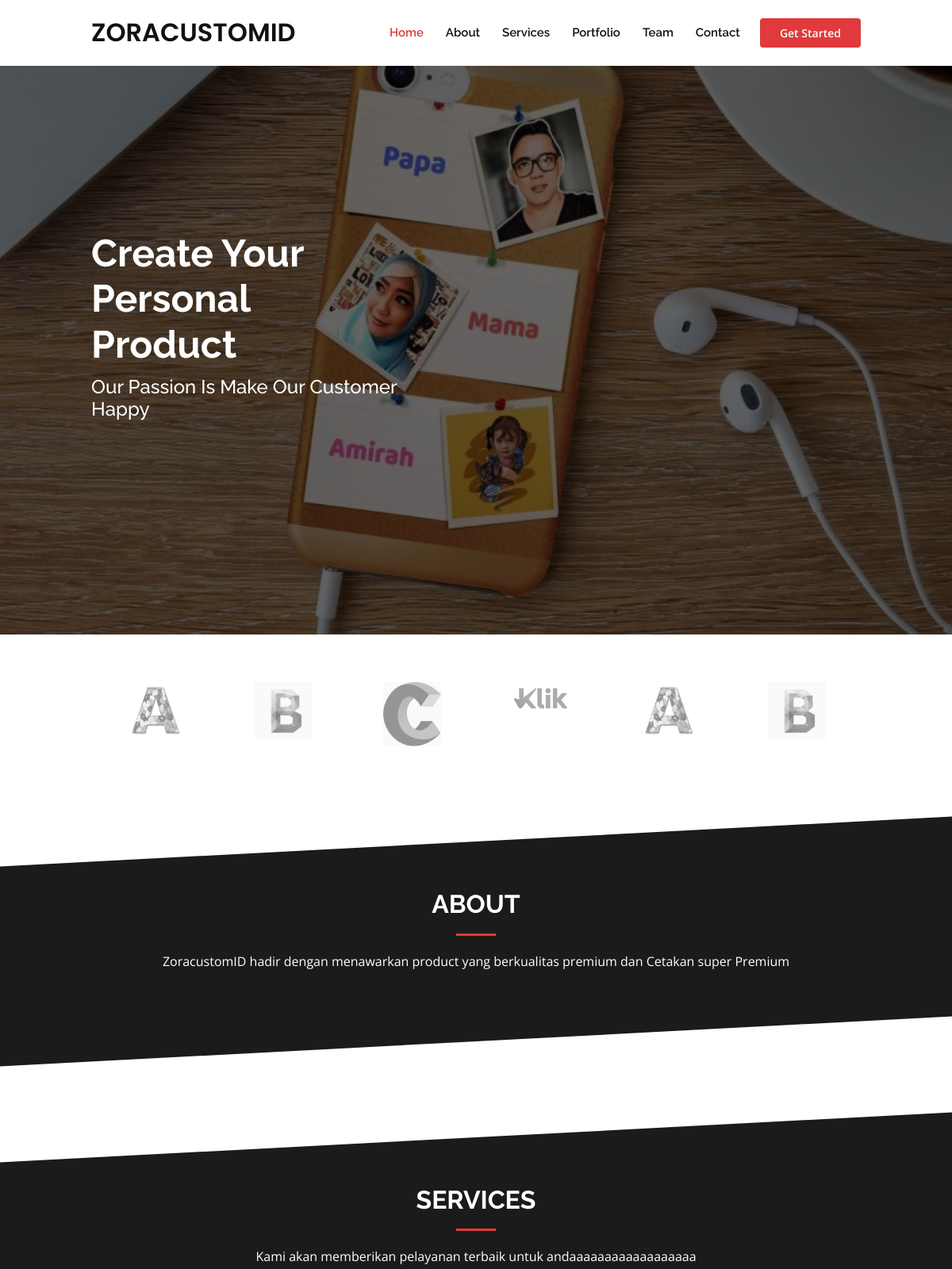
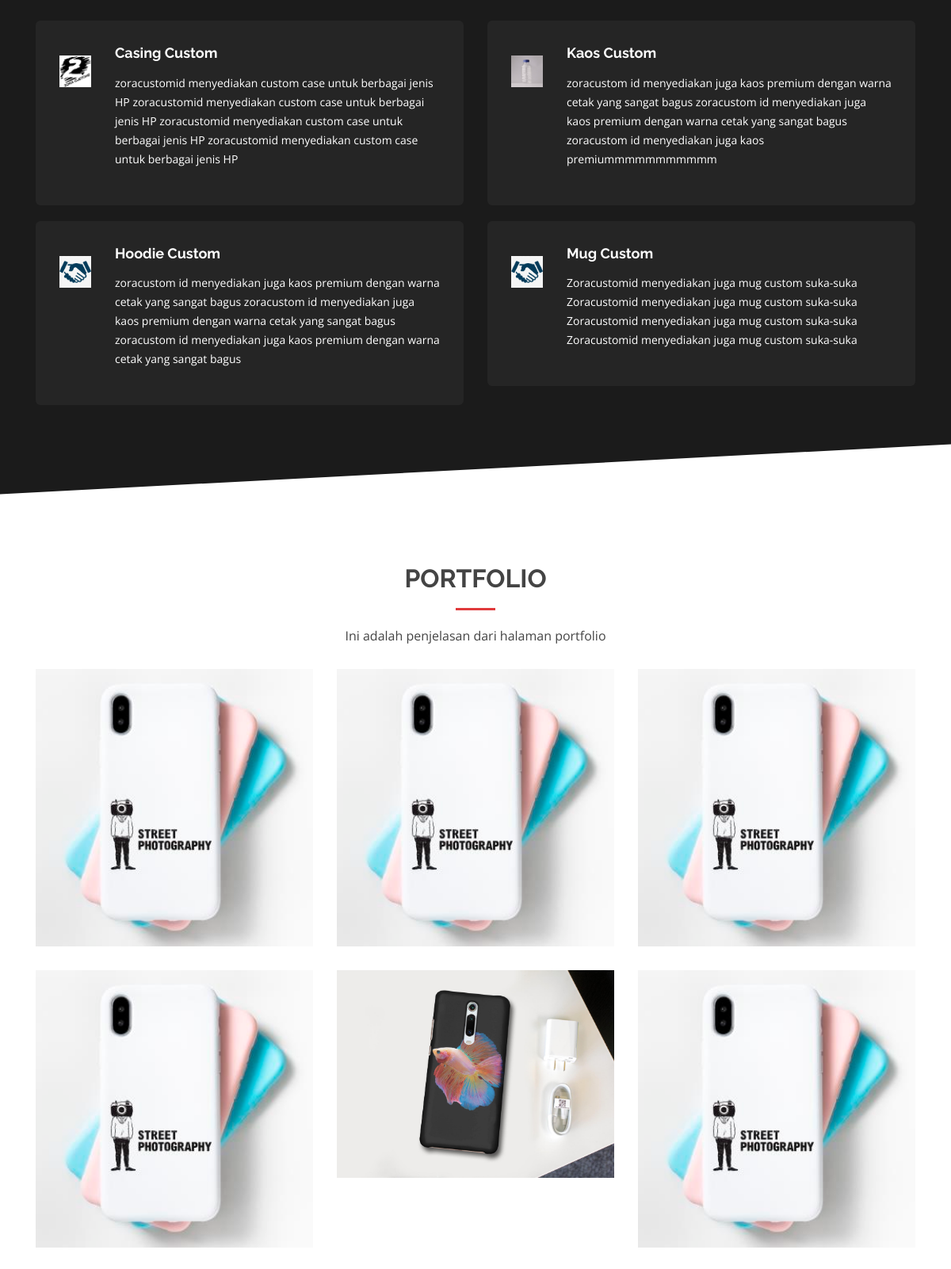
The page / (upper part) on the database its author committed (2 pictures, top to bottom).
### tables this page shows
CREATE TABLE `tbl_companyinfo` (
  `id` int(11) NOT NULL,
  `companyname` varchar(75) NOT NULL,
  `tagline` varchar(125) NOT NULL,
  `subtagline` varchar(225) NOT NULL,
  `twitter` varchar(225) NOT NULL,
  `facebook` varchar(225) NOT NULL,
  `instagram` varchar(225) NOT NULL,
  `linkedin` varchar(225) NOT NULL,
  `banner` varchar(225) DEFAULT NULL,
  `icon` varchar(150) DEFAULT NULL
);

CREATE TABLE `tbl_client` (
  `id` int(11) NOT NULL,
  `nama` varchar(100) DEFAULT NULL,
  `image` varchar(225) DEFAULT NULL
);

CREATE TABLE `tbl_menuutama` (
  `id` int(11) NOT NULL,
  `kategori` varchar(100) DEFAULT NULL,
  `deskripsi` text
);

CREATE TABLE `tbl_services` (
  `id` int(11) NOT NULL,
  `nama` varchar(225) DEFAULT NULL,
  `detail` text,
  `image` varchar(225) DEFAULT NULL
);

CREATE TABLE `tbl_portfolio` (
  `id` int(11) NOT NULL,
  `kategori` varchar(100) DEFAULT NULL,
  `nama` varchar(225) DEFAULT NULL,
  `image` varchar(225) DEFAULT NULL
);

### application/controllers/Home.php (called while the page is built, shortened)
<?php
class home extends CI_Controller {
	public function index()
	{
			$data['companyInfo'] = $this->db->get('tbl_companyinfo')->row_array();
			$data['aboutDesc'] = $this->db->get_where('tbl_menuutama', ['kategori' =>'About' ])->row_array();
			$data['servicesDesc'] = $this->db->get_where('tbl_menuutama', ['kategori' =>'Services' ])->row_array();
			$data['portfolioDesc'] = $this->db->get_where('tbl_menuutama', ['kategori' =>'Portfolio' ])->row_array();
			$data['testimonialDesc'] = $this->db->get_where('tbl_menuutama', ['kategori' =>'Testimonial' ])->row_array();
			$data['teamDesc'] = $this->db->get_where('tbl_menuutama', ['kategori' =>'Team' ])->row_array();
			$data['contactDesc'] = $this->db->get_where('tbl_menuutama', ['kategori' =>'Contact' ])->row_array();
			$data['ask'] = $this->db->get('tbl_ask')->result_array();
			$data['testimoni'] = $this->db->get('tbl_testimoni')->result_array();
			$data['services'] = $this->db->get('tbl_services')->result_array();
			$data['portfolio'] = $this->db->get('tbl_portfolio')->result_array();
			$data['ourteam'] = $this->db->get('tbl_team')->result_array();
			$data['email'] = $this->db->get_where('tbl_kontak', ['kategori' =>'email' ])->result_array();
			$data['nomor'] = $this->db->get_where('tbl_kontak', ['kategori' =>'nomor' ])->result_array();
			$data['alamat'] = $this->db->get_where('tbl_kontak', ['kategori' =>'alamat' ])->result_array();
			$data['client'] = $this->db->get('tbl_client')->result_array();
			$this->load->view('template/header', $data);
			$this->load->view('home/index', $data);
			$this->load->view('template/footer', $data);
	}
}

### index.php (called while the page is built, shortened)
<?php
require_once BASEPATH.'core/CodeIgniter.php';

### application/views/home/index.php (the view, shortened to what this page needs)
<section id="hero" style="background-image: url('assets/img/<?= $companyInfo['banner']; ?>');" class="d-flex align-items-center">
  <div class="container-fluid" data-aos="zoom-out" data-aos-delay="100">
    <div class="row justify-content-center">
      <div class="col-xl-10">
        <div class="row">
          <div class="col-xl-5">
            <h1><?= $companyInfo['tagline']; ?></h1>
            <h2><?= $companyInfo['subtagline']; ?></h2>
          </div>
        </div>
      </div>
    </div>
  </div>
</section>
<main id="main">
  <section id="clients" class="clients">
    <div class="container-fluid" data-aos="zoom-in">
      <div class="row justify-content-center">
        <div class="col-xl-10">
          <div class="owl-carousel clients-carousel">
            <?php
            foreach ($client as $client) :
             ?>
            <img src="assets/img/clients/<?= $client['image']; ?>" alt="<?= $client['nama']; ?>">
            <?php endforeach; ?>
          </div>
        </div>
      </div>
    </div>
  </section>
  <section id="about" class="about section-bg">
    <div class="container" data-aos="fade-up">
      <div class="section-title">
        <h2>About</h2>
        <p><?= $aboutDesc['deskripsi']; ?></p>
      </div>
    </div>
  </section>
  <section id="services" class="services section-bg ">
    <div class="container" data-aos="fade-up">
      <div class="section-title">
        <h2>Services</h2>
        <p><?= $servicesDesc['deskripsi']; ?></p>
      </div>
      <div class="row">
        <?php
        $animasi = 100;
        foreach ($services as $service) :
        ?>
        <div class="col-md-6">
          <div class="icon-box" data-aos="fade-up" data-aos-delay="<?= $animasi; ?>">
            <i><img src="./assets/img/services/<?= $service['image']; ?>" width="40px" height="40px"></i>
            <h4><a href="#"><?= $service['nama']; ?></a></h4>
            <p><?= $service['detail']; ?></p>
          </div>
        </div>
        <?php $animasi = $animasi + 100; ?>
        <?php endforeach; ?>
    </div>
  </section>
  <section id="portfolio" class="portfolio">
    <div class="container" data-aos="fade-up">
      <div class="section-title">
        <h2>Portfolio</h2>
        <p><?= $portfolioDesc['deskripsi']; ?></p>
      </div>
      <div class="row portfolio-container" data-aos="fade-up" data-aos-delay="200">
        <?php
        foreach ($portfolio as $port) :
         ?>
        <div class="col-lg-4 col-md-6 portfolio-item filter-app">
          <div class="portfolio-wrap">
            <img src="assets/img/portfolio/<?= $port['image']; ?>" class="img-fluid" width="400px" height="400px" alt="<?= $port['nama']; ?>">
          </div>
        </div>
      <?php endforeach;  ?>
      </div>
    </div>
  </section>
</main>

### application/views/template/header.php (shortened to what this page needs)
<!DOCTYPE html>
<html lang="en">
<head>
  <link href="assets/vendor/bootstrap/css/bootstrap.min.css" rel="stylesheet">
  <link href="assets/vendor/icofont/icofont.min.css" rel="stylesheet">
  <link href="assets/vendor/boxicons/css/boxicons.min.css" rel="stylesheet">
  <link href="assets/vendor/owl.carousel/assets/owl.carousel.min.css" rel="stylesheet">
  <link href="assets/vendor/remixicon/remixicon.css" rel="stylesheet">
  <link href="assets/vendor/venobox/venobox.css" rel="stylesheet">
  <link href="assets/vendor/aos/aos.css" rel="stylesheet">
  <link href="assets/css/style.css" rel="stylesheet">
</head>
<body>
  <header id="header" class="fixed-top">
    <div class="container-fluid">
      <div class="row justify-content-center">
        <div class="col-xl-10 d-flex align-items-center">
          <h1 class="logo mr-auto"><a href="index.html"><?= $companyInfo['companyname']; ?></a></h1>
          <nav class="nav-menu d-none d-lg-block">
            <ul>
              <li class="active"><a href="#header">Home</a></li>
              <li><a href="#about">About</a></li>
              <li><a href="#services">Services</a></li>
              <li><a href="#portfolio">Portfolio</a></li>
              <li><a href="#team">Team</a></li>
              <li><a href="#contact">Contact</a></li>
            </ul>
          </nav>
          <a href="#about" class="get-started-btn scrollto">Get Started</a>
        </div>
      </div>
    </div>
  </header>

### application/views/template/footer.php (shortened to what this page needs)
</body>
</html>

### assets/css/style.css (style rules this page uses)
body { font-family: "Open Sans", sans-serif; color: #444444; }
a { color: #e03a3c; }
h1, h2, h3, h4, h5, h6 { font-family: "Raleway", sans-serif; }
#header { background: #fff; transition: all 0.5s; z-index: 997; padding: 20px 0; }
#header .logo { font-size: 32px; margin: 0; padding: 0; line-height: 1; font-weight: 600; font-family: "Poppins", sans-serif; }
#header .logo a { color: #111111; }
.nav-menu ul { margin: 0; padding: 0; list-style: none; }
.nav-menu > ul { display: flex; }
.nav-menu > ul > li { position: relative; white-space: nowrap; padding: 10px 0 10px 28px; }
.nav-menu a { display: block; position: relative; color: #111111; transition: 0.3s; font-size: 15px; font-weight: 600; font-family: "Raleway", sans-serif; }
.nav-menu a:hover, .nav-menu .active > a, .nav-menu li:hover > a { color: #e03a3c; }
.get-started-btn { margin-left: 25px; background: #e03a3c; color: #fff; border-radius: 4px; padding: 8px 25px; white-space: nowrap; transition: 0.3s; font-size: 14px; font-weight: 600; display: inline-block; }
.mobile-nav { position: fixed; top: 55px; right: 15px; bottom: 15px; left: 15px; z-index: 9999; overflow-y: auto; background: #fff; transition: ease-in-out 0.2s; opacity: 0; visibility: hidden; border-radius: 10px; padding: 10px 0; }
.mobile-nav * { margin: 0; padding: 0; list-style: none; }
.mobile-nav a { display: block; position: relative; color: #111111; padding: 10px 20px; font-weight: 500; outline: none; }
.mobile-nav a:hover, .mobile-nav .active > a, .mobile-nav li:hover > a { color: #e03a3c; text-decoration: none; }
#hero { width: 100%; height: 100vh; background-size: cover; position: relative; padding-top: 82px; }
#hero:before { content: ""; background: rgba(0, 0, 0, 0.6); position: absolute; bottom: 0; top: 0; left: 0; right: 0; }
#hero h1 { margin: 0; font-size: 48px; font-weight: 700; color: #fff; }
#hero h2 { color: #fff; margin: 10px 0 0 0; font-size: 24px; }
section { padding: 60px 0; overflow: hidden; position: relative; }
.section-title { text-align: center; padding-bottom: 30px; position: relative; }
.section-title h2 { font-size: 32px; font-weight: bold; text-transform: uppercase; margin-bottom: 20px; padding-bottom: 20px; position: relative; }
.section-title h2::after { content: ''; position: absolute; display: block; width: 50px; height: 3px; background: #e03a3c; bottom: 0; left: calc(50% - 25px); }
.section-title p { margin-bottom: 0; }
.section-bg { padding: 120px 0; color: #fff; }
.section-bg:before { content: ""; background: #1b1b1b; position: absolute; bottom: 60px; top: 60px; left: 0; right: 0; transform: skewY(-3deg); }
.clients .owl-item img { width: 60%; opacity: 0.5; transition: 0.3s; -webkit-filter: grayscale(100); filter: grayscale(100); }
.about .container { position: relative; z-index: 10; }
.services .icon-box { margin-bottom: 20px; padding: 30px; border-radius: 6px; background: #252525; transition: 0.3s; }
.services .icon-box i { float: left; color: #e03a3c; font-size: 40px; }
.services .icon-box h4 { margin-left: 70px; font-weight: 700; margin-bottom: 15px; font-size: 18px; }
.services .icon-box h4 a { color: #fff; transition: 0.3s; }
.services .icon-box p { margin-left: 70px; line-height: 24px; font-size: 14px; }
.portfolio .portfolio-item { margin-bottom: 30px; }
.portfolio .portfolio-wrap { transition: 0.3s; position: relative; overflow: hidden; z-index: 1; background: rgba(17, 17, 17, 0.6); }
.portfolio .portfolio-wrap::before { content: ""; background: rgba(17, 17, 17, 0.6); position: absolute; left: 0; right: 0; top: 0; bottom: 0; transition: all ease-in-out 0.3s; z-index: 2; opacity: 0; }
.portfolio .portfolio-wrap img { transition: all ease-in-out 0.3s; }

### rows shown on the page
tbl_companyinfo: companyname "ZORACUSTOMID", banner (picture), tagline "Create Your Personal Product", subtagline "Our Passion Is Make Our Customer Happy"
tbl_client: image (picture)
tbl_client: image (picture)
tbl_client: image (picture)
tbl_client: image (picture)
tbl_menuutama: deskripsi "ZoracustomID hadir dengan menawarkan product yang berkualitas premium dan Cetakan super Premium"
tbl_menuutama: deskripsi "Kami akan memberikan pelayanan terbaik untuk andaaaaaaaaaaaaaaaaaa"
tbl_services: image (placeholder picture), nama "Casing Custom", detail "zoracustomid menyediakan custom case untuk berbagai jenis HP zoracustomid menyediakan custom case untuk berbagai jenis HP zoracustomid menyediakan custom case untuk berbagai jenis HP zoracustomid menyediakan custom case untuk berbagai jenis HP"
tbl_services: image (picture), nama "Kaos Custom", detail "zoracustom id menyediakan juga kaos premium dengan warna cetak yang sangat bagus zoracustom id menyediakan juga kaos premium dengan warna cetak yang sangat bagus zoracustom id menyediakan juga kaos premiummmmmmmmmmm"
tbl_services: image (picture), nama "Hoodie Custom", detail "zoracustom id menyediakan juga kaos premium dengan warna cetak yang sangat bagus zoracustom id menyediakan juga kaos premium dengan warna cetak yang sangat bagus zoracustom id menyediakan juga kaos premium dengan warna cetak yang sangat bagus"
tbl_services: image (picture), nama "Mug Custom", detail "Zoracustomid menyediakan juga mug custom suka-suka Zoracustomid menyediakan juga mug custom suka-suka Zoracustomid menyediakan juga mug custom suka-suka Zoracustomid menyediakan juga mug custom suka-suka"
tbl_menuutama: deskripsi "Ini adalah penjelasan dari halaman portfolio"
tbl_portfolio: image (placeholder picture)
tbl_portfolio: image (placeholder picture)
tbl_portfolio: image (placeholder picture)
tbl_portfolio: image (placeholder picture)
tbl_portfolio: image (picture)
tbl_portfolio: image (placeholder picture)
